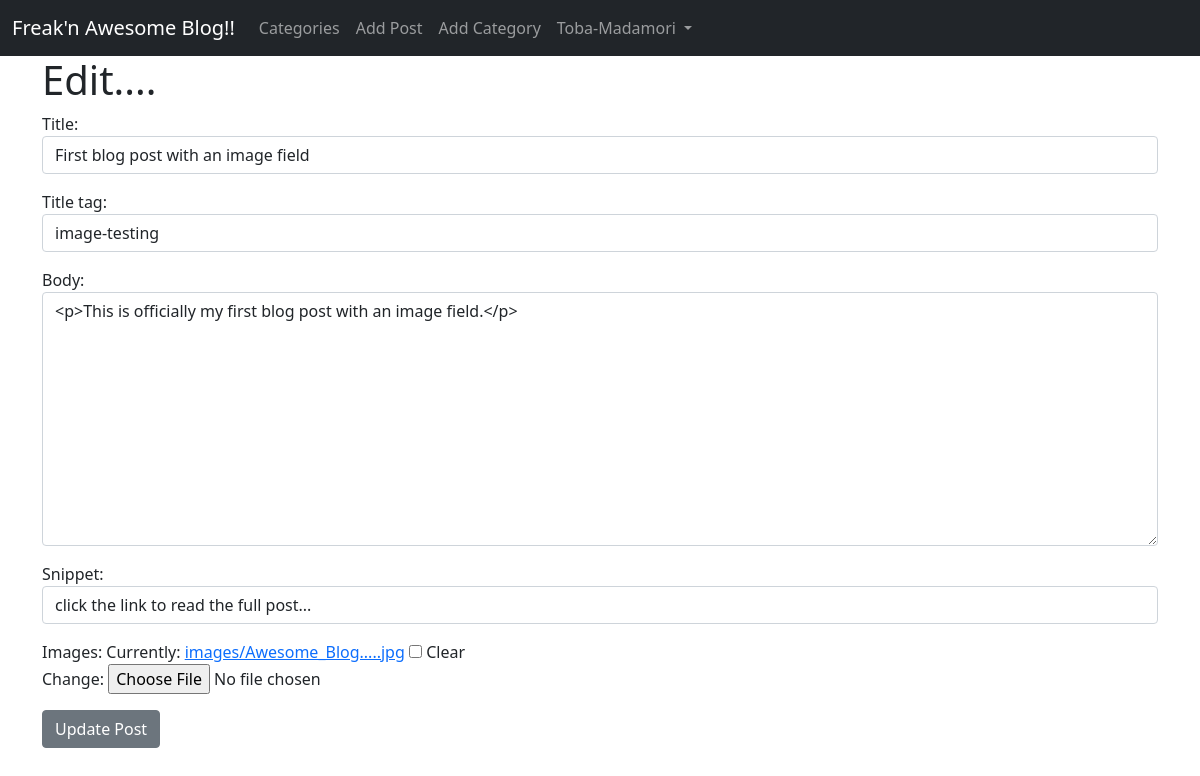
Screenshot of /update_post/15 (signed in) with the database file from the repository.
### theblog/models.py (models this page shows, shortened)
class Post(models.Model):
    title = models.CharField(max_length=255)
    author = models.ForeignKey(User, on_delete=models.CASCADE)
    body = RichTextField()
    title_tag = models.CharField(max_length=255, null=True, blank=True)
    date_time = models.DateTimeField(auto_now_add=True, null=True, blank=True)
    category = models.CharField(max_length=255, default= '')
    likes = models.ManyToManyField(User, related_name='blogpost_like')
    snippet = models.CharField(max_length=255, default='click the link to read the full post...')
    images = models.ImageField(null= True, blank= True, upload_to='images/')

### theblog/views.py (the view)
# urls.py: path('update_post/<int:pk>', UpdatePostView.as_view(), name= 'update_post'),
class UpdatePostView(UpdateView):
    model = Post
    form_class = UpdatePostForm
    template_name = 'update_post.html'

### theblog/forms.py
class UpdatePostForm(forms.ModelForm):
    class Meta:
        model = Post
        fields = ['title', 'title_tag', 'body','snippet', 'images']
        widgets = {
            'title': forms.TextInput(attrs={'class':'form-control'}),
            'title_tag': forms.TextInput(attrs={'class':'form-control'}),
            'body': forms.Textarea(attrs={'class':'form-control'}),
            'snippet': forms.TextInput(attrs={'class':'form-control'}),
        }

### theblog/templates/update_post.html (shortened to what this page needs)
{% extends 'base.html' %}
 {% block content %}
 {% if user.is_authenticated %}
<h1>Edit....</h1>
 <form method="POST" enctype="multipart/form-data">
    {{ form.as_p }}
    <button type="submit" class="btn btn-secondary">Update Post</button>
 </form>
 {% else %}
      You are not allowed on this page....
 {% endif %}
 {% endblock %}

### theblog/templates/base.html (shortened to what this page needs)
<!doctype html>
<html lang="en">
  <head>
    <link href="https://cdn.jsdelivr.net/npm/bootstrap@5.0.0-beta1/dist/css/bootstrap.min.css" rel="stylesheet">
  </head>
  <body>
    <nav class="navbar navbar-expand-lg navbar-dark bg-dark">
        <div class="container-fluid">
          <a class="navbar-brand" href="{% url 'home' %}"> Freak'n  Awesome Blog!!</a>
          <div class="collapse navbar-collapse" id="navbarSupportedContent">
            <ul class="navbar-nav me-auto mb-2 mb-lg-0">
              {% if cat_menu %}
              <li class="nav-item dropdown">
                <a class="nav-link dropdown-toggle" href="#" id="navbarDropdown" role="button" data-bs-toggle="dropdown" aria-expanded="false">
                  Categories
                </a>
                <ul class="dropdown-menu" aria-labelledby="navbarDropdown">
                  <li>
                    {% for item in cat_menu %}
                        <a class="dropdown-item" href="{% url 'category_body' item|slugify %}">{{ item }} <br/></a>
                    {% endfor %}
                  </li>
                </ul>
              </li>
              {% else %}
              <li class="nav-item">
                <a class="nav-link" href="{% url 'category_list' %}"> Categories</a>
              </li>
              {% endif %}
              {% if user.is_authenticated %}
                <li class="nav-item">
                  <a class="nav-link" href="{% url 'add_post' %}">Add Post</a>
                </li>
                <li class="nav-item">
                  <a class="nav-link" href="{% url 'add_category' %}">Add Category</a>
                </li>
                <li class="nav-item dropdown">
                  <a class="nav-link dropdown-toggle" href="#" id="navbarDropdown" role="button" data-bs-toggle="dropdown" aria-expanded="false">
                    {{ user.first_name}}-{{ user.last_name}}
                  </a>
                </li>
              {% endif %}
            </ul>
          </div>
        </div>
      </nav>
    <div class="container">
        {% block content%}
        {% endblock %}
    </div>
  </body>
</html>

### rows the page displays
Post: title "First blog post with an image field", title_tag "image-testing", body "<p>This is officially my first blog post with an image field.</p>", snippet "click the link to read the full post..."

### other values shown
{{ user.first_name }} "Toba"
{{ user.last_name }} "Madamori"
